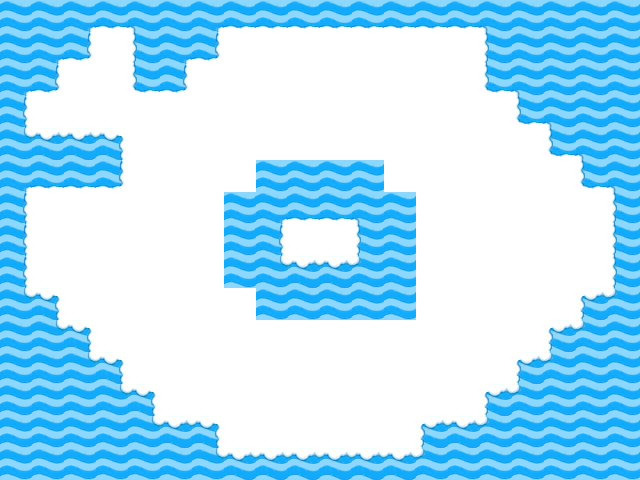

A level layout from a 2D game, rendered from its tile map. Below: a short description, then the map file with tile-grid data replaced by summaries:
An orthogonal 20x15 tile map with 32x32 px tiles, 3 tile layers (Walls_Blocks, Water_Blocks, Snow_Surface), 8 hidden layers not drawn.

<map version="1.0" orientation="orthogonal" width="20" height="15" tilewidth="32" tileheight="32">
 <tileset firstgid="1" name="Ice_tiles" tilewidth="32" tileheight="32">
  <image source="../../Tiles/Ice_tiles.png" width="320" height="416" />
 </tileset>
 <layer name="Base" width="20" height="15" visible="0">
  <data>[300 cells, 62 non-empty, 2 distinct tile ids]</data>
 </layer>
 <layer name="Walls_Blocks" width="20" height="15">
  <data>[300 cells, 52 non-empty, 3 distinct tile ids]</data>
 </layer>
 <layer name="Water_Blocks" width="20" height="15">
  <data>[300 cells, 151 non-empty, 17 distinct tile ids]</data>
 </layer>
 <layer name="Snow_Surface" width="20" height="15">
  <data>[300 cells, 149 non-empty, 1 distinct tile ids]</data>
 </layer>
 <layer name="Ice_Surface" width="20" height="15" visible="0">
  <data>[300 cells, 0 non-empty, 0 distinct tile ids]</data>
 </layer>
 <layer name="Scene_End" width="20" height="15" visible="0">
  <data>[300 cells, 3 non-empty, 2 distinct tile ids]</data>
 </layer>
 <layer name="Scene_Start" width="20" height="15" visible="0">
  <data>[300 cells, 1 non-empty, 1 distinct tile ids]</data>
 </layer>
 <layer name="Movable_Blocks" width="20" height="15" visible="0">
  <data>[300 cells, 0 non-empty, 0 distinct tile ids]</data>
 </layer>
 <layer name="Deco" width="20" height="15" visible="0">
  <data>[300 cells, 6 non-empty, 3 distinct tile ids]</data>
 </layer>
 <layer name="Player Path" width="20" height="15" visible="0">
  <data>[300 cells, 61 non-empty, 1 distinct tile ids]</data>
 </layer>
 <layer name="Bosses" width="20" height="15" visible="0">
  <data>[300 cells, 8 non-empty, 1 distinct tile ids]</data>
 </layer>
</map>